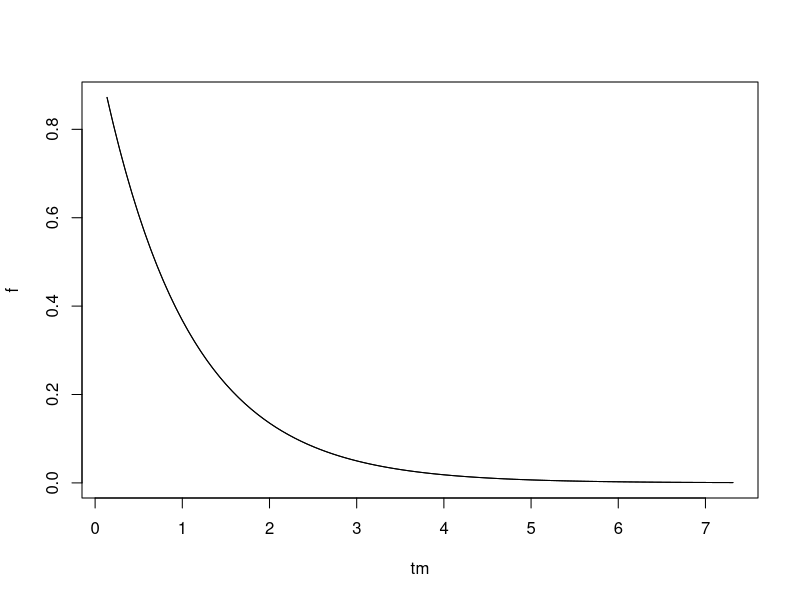
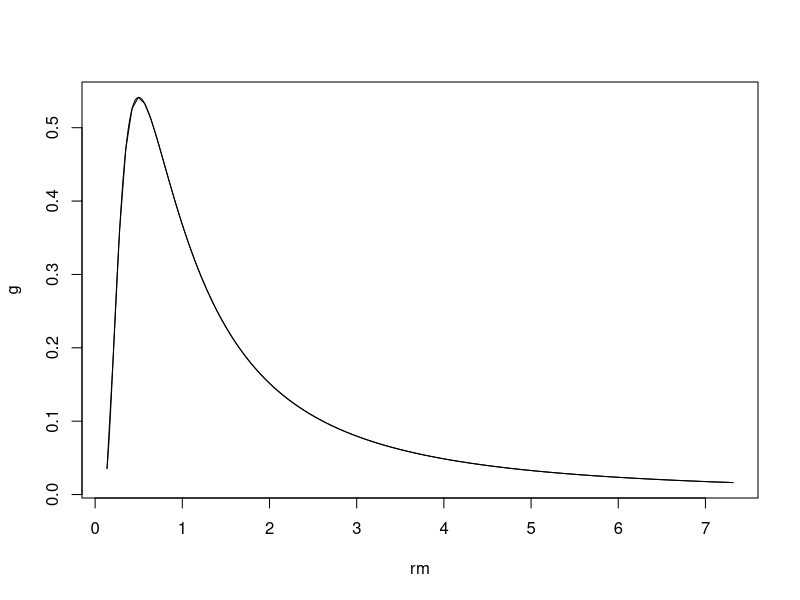

The R script that drew these images, in order:

## Densities for the exponential example (math and verified numerically)

n <- 200
l <- seq(-2, 2, length.out=n)

t <- exp(l)
r <- 1/t
tm <- (t[-1] + t[-n])/2
rm <- (r[-1] + r[-n])/2

S <- exp(-t)
f <- abs(diff(S)/diff(t))

plot(tm, f,  type="l")
curve(exp(-x), add=TRUE)

g <- abs(diff(S)/diff(r))

plot(rm, g,  type="l")
curve(exp(-1/x)/x^2, add=TRUE)

